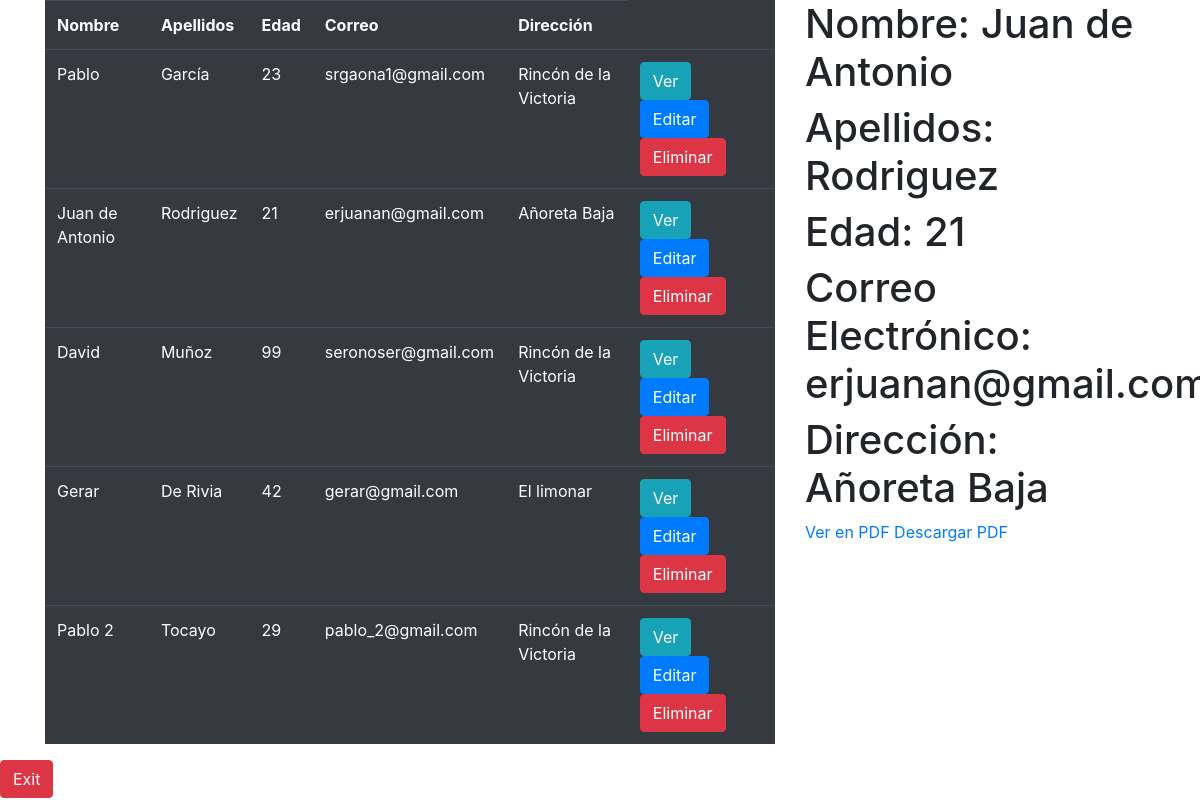
The page /index.php?nom=Juan de Antonio&ape=Rodriguez&age=21&corr=erjuanan@gmail.com&direc=Añoreta Baja on the database its author committed.
### tables this page shows
CREATE TABLE `info_usuarios` (
  `id_info` int(11) NOT NULL,
  `nombre` varchar(25) NOT NULL,
  `apellidos` varchar(25) NOT NULL,
  `edad` int(3) NOT NULL,
  `correo` varchar(25) NOT NULL,
  `direccion` varchar(25) NOT NULL
);

### conexion.php (called while the page is built)
<?php
class Conexion{
    public function __construct(){
        $host="localhost";
        $db="crud";
        $user="root";
        $pass="";
        try{
            $base = new PDO ("mysql:host=$host;dbname=$db",$user, $pass);
            return $base;
        }
        catch(exception $e){
            echo "No ha sido posible la conexión: ".$e->getMessage();
        }
    }
}
?>

### back.php (the view, shortened to what this page needs)
<?php
require_once("conexion.php");
class Usuarios extends Conexion{
    function cargar_tabla(){
        $sql="SELECT id_info, nombre, apellidos, edad, correo, direccion FROM info_usuarios";
        $resultado = Conexion::__construct()->prepare($sql);
        $resultado->execute();
            while($array=$resultado->fetch(PDO::FETCH_ASSOC)){
                echo
                "<tr>
                        <td>$array[nombre]</td>
                        <td>$array[apellidos]</td>
                        <td>$array[edad]</td>
                        <td>$array[correo]</td>
                        <td>$array[direccion]</td>
                        <td><a href='$_SERVER[PHP_SELF]?nom=$array[nombre]&ape=$array[apellidos]&age=$array[edad]&corr=$array[correo]&direc=$array[direccion]'><button class='btn btn-info'>Ver</button></a>
                            <a href='$_SERVER[PHP_SELF]?nom=$array[nombre]&ape=$array[apellidos]&age=$array[edad]&corr=$array[correo]&direc=$array[direccion]&editar=editar' class='editar'><button class='btn btn-primary' data-bs-toggle='modal' data-bs-target='#exampleModal'>Editar</button></a>
                            <a href='$_SERVER[PHP_SELF]?eliminar=eliminar&id_info=$array[id_info]'><button class='btn btn-danger'>Eliminar</button></a>
                        </td>
                 </tr>
                ";
            }
    }
     public function cargar_ver(){
        if(isset($_GET["nom"])){
            $nombre=$_GET["nom"];
            $apellido=$_GET["ape"];
            $edad=$_GET["age"];
            $correo=$_GET["corr"];
            $direccion=$_GET["direc"];
            echo "
                <h1>Nombre: $nombre</h1>
                <h1>Apellidos: $apellido</h1>
                <h1>Edad: $edad</h1>
                <h1>Correo Electrónico: $correo</h1>
                <h1>Dirección: $direccion</h1>
                <a href='$_SERVER[PHP_SELF]?ver_pdf=prueba&nombre=$nombre&apellido=$apellido&edad=$edad&correo=$correo&direccion=$direccion'>Ver en PDF</a>
                <a href='$_SERVER[PHP_SELF]?desc_pdf=prueba&nombre=$nombre&apellido=$apellido&edad=$edad&correo=$correo&direccion=$direccion'>Descargar PDF</a>
            ";
        }
    }
}
?>

### rows shown on the page
info_usuarios: nombre "Pablo", apellidos "García", edad "23", correo "srgaona1@gmail.com", direccion "Rincón de la Victoria"
info_usuarios: nombre "Juan de Antonio", apellidos "Rodriguez", edad "21", correo "erjuanan@gmail.com", direccion "Añoreta Baja"
info_usuarios: nombre "David", apellidos "Muñoz", edad "99", correo "seronoser@gmail.com", direccion "Rincón de la Victoria"
info_usuarios: nombre "Gerar", apellidos "De Rivia", edad "42", correo "gerar@gmail.com", direccion "El limonar"
info_usuarios: nombre "Pablo 2", apellidos "Tocayo", edad "29", correo "pablo_2@gmail.com", direccion "Rincón de la Victoria"

### other values the page prints
$nombre "Juan de Antonio"
$apellido "Rodriguez"
$edad "21"
$direccion "Añoreta Baja"
